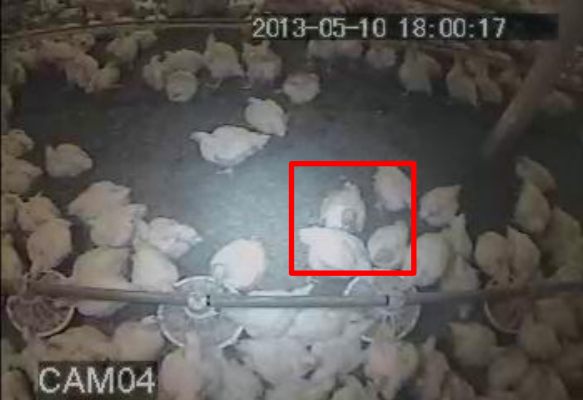
#> input picture Galinha.png, 583 x 400 px, found by its file name
$ python galinha.py
#> lines starting #> are read from the running program, lines starting #| are printed output that depends on the picture; after the words box and inside, x2 and y2 are one past the last pixel; in counts of white or black regions, pixels touching at a corner belong together
import cv2
import numpy as np

# Carregar a imagem
image = cv2.imread("D:/Desktop/CG/Atividade4/Galinha.png")
#> image is the input picture: shape (400, 583, 3); mean B, G, R 87.2, 89.8, 94

# Converter a imagem de BGR para HSV
hsv = cv2.cvtColor(image, cv2.COLOR_BGR2HSV)
#> hsv: shape (400, 583, 3); mean H, S, V 50, 37.6, 97.7

# Definir a faixa de cor vermelha na escala HSV
lower_red = np.array([0, 100, 100])
upper_red = np.array([10, 255, 255])

# Criar uma máscara para identificar áreas na imagem que correspondem à faixa de cor vermelha
mask = cv2.inRange(hsv, lower_red, upper_red)
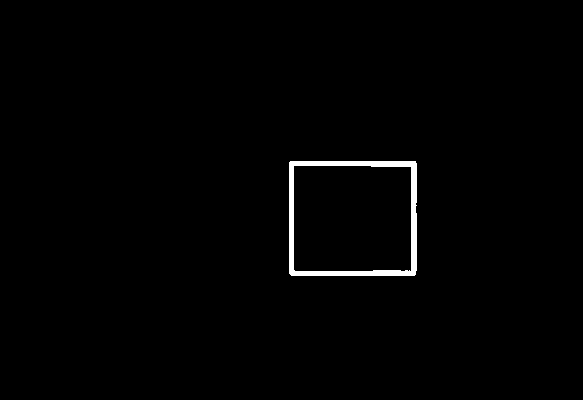
#> mask: shape (400, 583); 1.1% white; 1 white region

# Encontrar contornos na imagem com a máscara aplicada
contours, _ = cv2.findContours(mask, cv2.RETR_EXTERNAL, cv2.CHAIN_APPROX_SIMPLE)
#> contours = 1 contour; box (x1, y1, x2, y2) and area: (289, 161, 417, 276) 14460

# Iterar sobre os contornos e encontrar o maior
max_contour = max(contours, key=cv2.contourArea)
#> max_contour = contour of 18 points, box (x1, y1, x2, y2) (289, 161, 417, 276), area 14460

# Obter as coordenadas do retângulo delimitador ao redor do maior contorno
x, y, w, h = cv2.boundingRect(max_contour)
#> x = 289; y = 161; w = 128; h = 115

# Recortar a região da imagem encontrada
franginho = image[y:y+h, x:x+w]
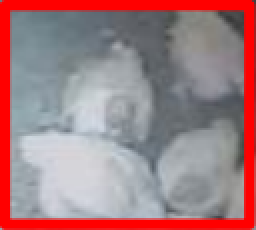
#> franginho: shape (115, 128, 3) (shown 2 times larger); mean B, G, R 129.7, 125.5, 162.7

# Salvar a imagem recortada como 'franginho.jpg'
cv2.imwrite('D:/Desktop/CG/Atividade4/franginho.jpg', franginho)

# Mostrar a imagem recortada
cv2.imshow('Franginho', franginho)
cv2.waitKey(0)
cv2.destroyAllWindows()
